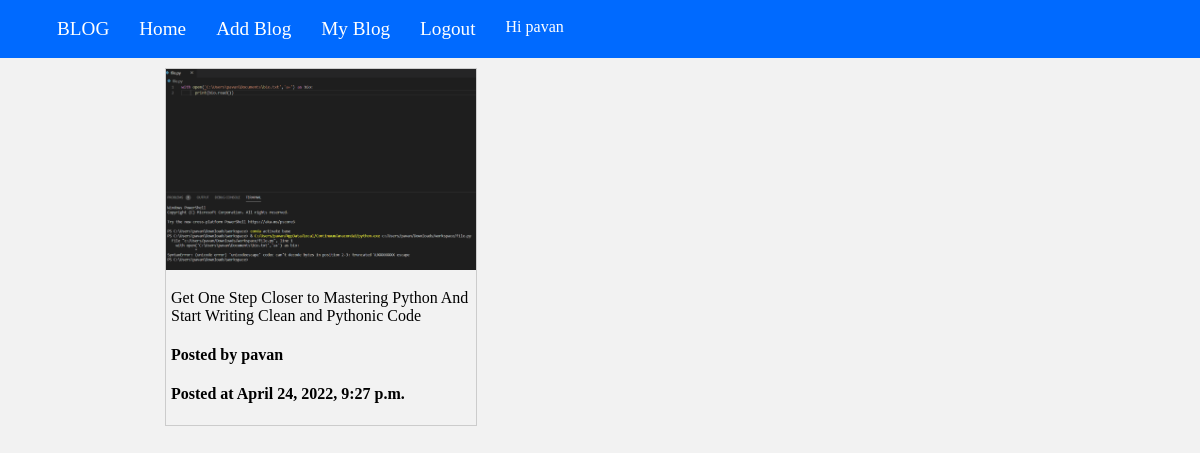
/my_blog (signed in), run on the app's committed database.
### blog/models.py (models this page shows)
class blog(models.Model):
    user  = models.ForeignKey(User,on_delete=models.CASCADE)
    title = models.TextField()
    content  = models.TextField()
    date_posted = timezone.localtime(timezone.now())
    img1 = models.ImageField(upload_to='images/',blank=True)
    img2 = models.ImageField(upload_to='images/',blank=True)
    id = models.AutoField(primary_key=True)

### blog/views.py (the view)
# urls.py: path('my_blog',my_blog,name='my_blog'),
@login_required
def my_blog(request):
    blogs = blog.objects.filter(user = request.user)
    run = True
    if len(blogs) ==0:
        run = False
    return render(request,'home.html',{'blogs':blogs,'run':run})

### blog/templates/home.html (shortened to what this page needs)
{% load static%}
<!DOCTYPE html>
<html>
<head>
	<link rel="stylesheet" href="{%static 'home2.css'%}">
</head>
<body>
<div class="nav">
    <ul>
        <li><a href="{% url 'home' %}">BLOG</a></li>
        <li><a href="{% url 'home' %}">Home</a></li>
		<li><a href="{% url 'add_blog' %}">Add Blog</a></li>
		<li><a href = "{%url 'my_blog'%}">My Blog</a></li>
        <li ><a href="{% url 'logout' %}">Logout</a></li>
		<li>Hi {{user.username}}</li>
    </ul>
</div>
<div class = "box">
	{%if run%}
	{%for blog in blogs%}
	<div class="gallery">
		<a target="_blank" href="{%url 'blog_view' blog.id %}">
		<img src="{{ blog.img1.url }}" alt=""></a>
		<div class="desc">{{blog.title}}</div>
		<h4 class="user_name">Posted by {{blog.user.username}}</h4>
		<h4 class="time_stamp">Posted at {{blog.date_posted}}</h4>
	</div>
	{% endfor %}
	{%else%}
	<h1>No blogs to display, Go on write your first blog</h1>
	{%endif%}
</div>
</body>
</html>

### blog/static/home2.css (style rules this page uses)
body { background-color: #f2f2f2; margin: 0; }
.nav { background-color: #006aff; color: #fff; display: flex; justify-content: space-between; align-items: left; padding: 2px; margin-top: 0; }
.nav ul { display: flex; justify-content: space-between; list-style: none; }
.nav ul li { padding:0 15px; }
.nav ul li a { color: #fff; text-decoration: none; font-size: larger; margin-top: 5px; }
.box { margin: 10px 150px; flex-wrap: wrap; justify-content: center; }
.gallery { flex : 1; flex-basis: 300px; margin: 5px 15px; border: 1px solid #ccc; width: 310px; }
div.gallery img { width: 100%; height: auto; }
.desc { padding: 15px 5px 0px 5px; text-align: left; max-height: 105px; overflow-y: scroll; }
.user_name { margin-left: 5px; }
.time_stamp { margin-left: 5px; }

### data on the page
blog: img1 (picture), title "Get One Step Closer to Mastering Python And Start Writing Clean and Pythonic Code", user.username "pavan", date_posted "April 24, 2022, 9:27 p.m."

### other printed values
{{ user.username }} "pavan"
